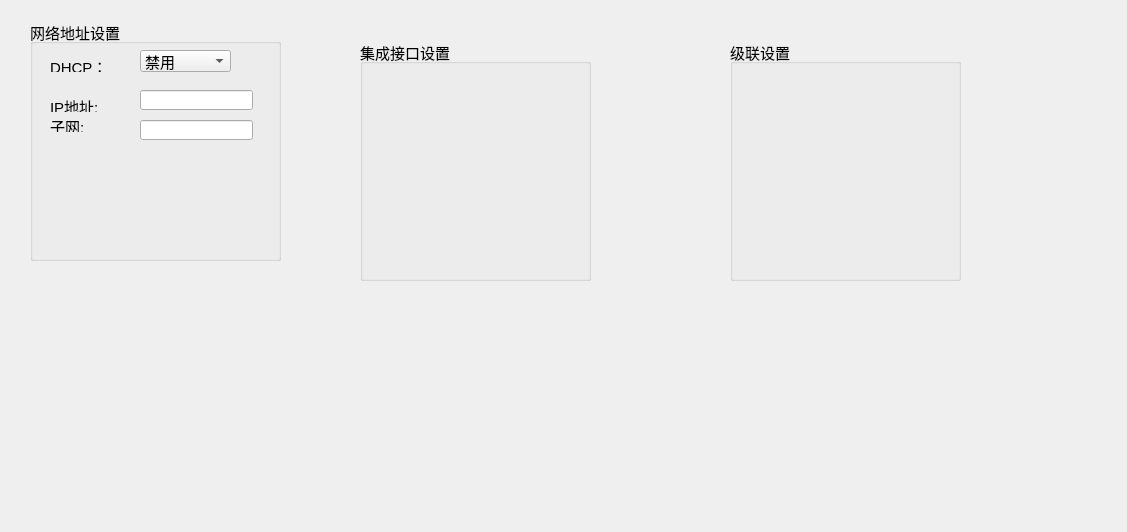
<?xml version="1.0" encoding="UTF-8"?>
<ui version="4.0">
 <class>Home_WorkWid</class>
 <widget class="QWidget" name="Home_WorkWid">
  <property name="geometry">
   <rect>
    <x>0</x>
    <y>0</y>
    <width>1127</width>
    <height>532</height>
   </rect>
  </property>
  <property name="font">
   <font>
    <pointsize>11</pointsize>
   </font>
  </property>
  <property name="windowTitle">
   <string>Form</string>
  </property>
  <widget class="QGroupBox" name="groupBox">
   <property name="geometry">
    <rect>
     <x>30</x>
     <y>20</y>
     <width>251</width>
     <height>241</height>
    </rect>
   </property>
   <property name="title">
    <string>网络地址设置</string>
   </property>
   <widget class="QLineEdit" name="lineEdit">
    <property name="geometry">
     <rect>
      <x>110</x>
      <y>70</y>
      <width>113</width>
      <height>20</height>
     </rect>
    </property>
   </widget>
   <widget class="QLabel" name="label">
    <property name="geometry">
     <rect>
      <x>20</x>
      <y>80</y>
      <width>54</width>
      <height>12</height>
     </rect>
    </property>
    <property name="text">
     <string>IP地址:</string>
    </property>
   </widget>
   <widget class="QLabel" name="label_2">
    <property name="geometry">
     <rect>
      <x>20</x>
      <y>100</y>
      <width>54</width>
      <height>12</height>
     </rect>
    </property>
    <property name="text">
     <string>子网:</string>
    </property>
   </widget>
   <widget class="QLineEdit" name="lineEdit_2">
    <property name="geometry">
     <rect>
      <x>110</x>
      <y>100</y>
      <width>113</width>
      <height>20</height>
     </rect>
    </property>
   </widget>
   <widget class="QLabel" name="label_3">
    <property name="geometry">
     <rect>
      <x>20</x>
      <y>40</y>
      <width>54</width>
      <height>12</height>
     </rect>
    </property>
    <property name="text">
     <string>DHCP：</string>
    </property>
   </widget>
   <widget class="QComboBox" name="comboBox">
    <property name="geometry">
     <rect>
      <x>110</x>
      <y>30</y>
      <width>91</width>
      <height>22</height>
     </rect>
    </property>
    <item>
     <property name="text">
      <string>禁用</string>
     </property>
    </item>
    <item>
     <property name="text">
      <string>启用</string>
     </property>
    </item>
   </widget>
  </widget>
  <widget class="QGroupBox" name="groupBox_2">
   <property name="geometry">
    <rect>
     <x>360</x>
     <y>40</y>
     <width>231</width>
     <height>241</height>
    </rect>
   </property>
   <property name="title">
    <string>集成接口设置</string>
   </property>
  </widget>
  <widget class="QGroupBox" name="groupBox_3">
   <property name="geometry">
    <rect>
     <x>730</x>
     <y>40</y>
     <width>231</width>
     <height>241</height>
    </rect>
   </property>
   <property name="title">
    <string>级联设置</string>
   </property>
  </widget>
 </widget>
 <resources/>
 <connections/>
</ui>
